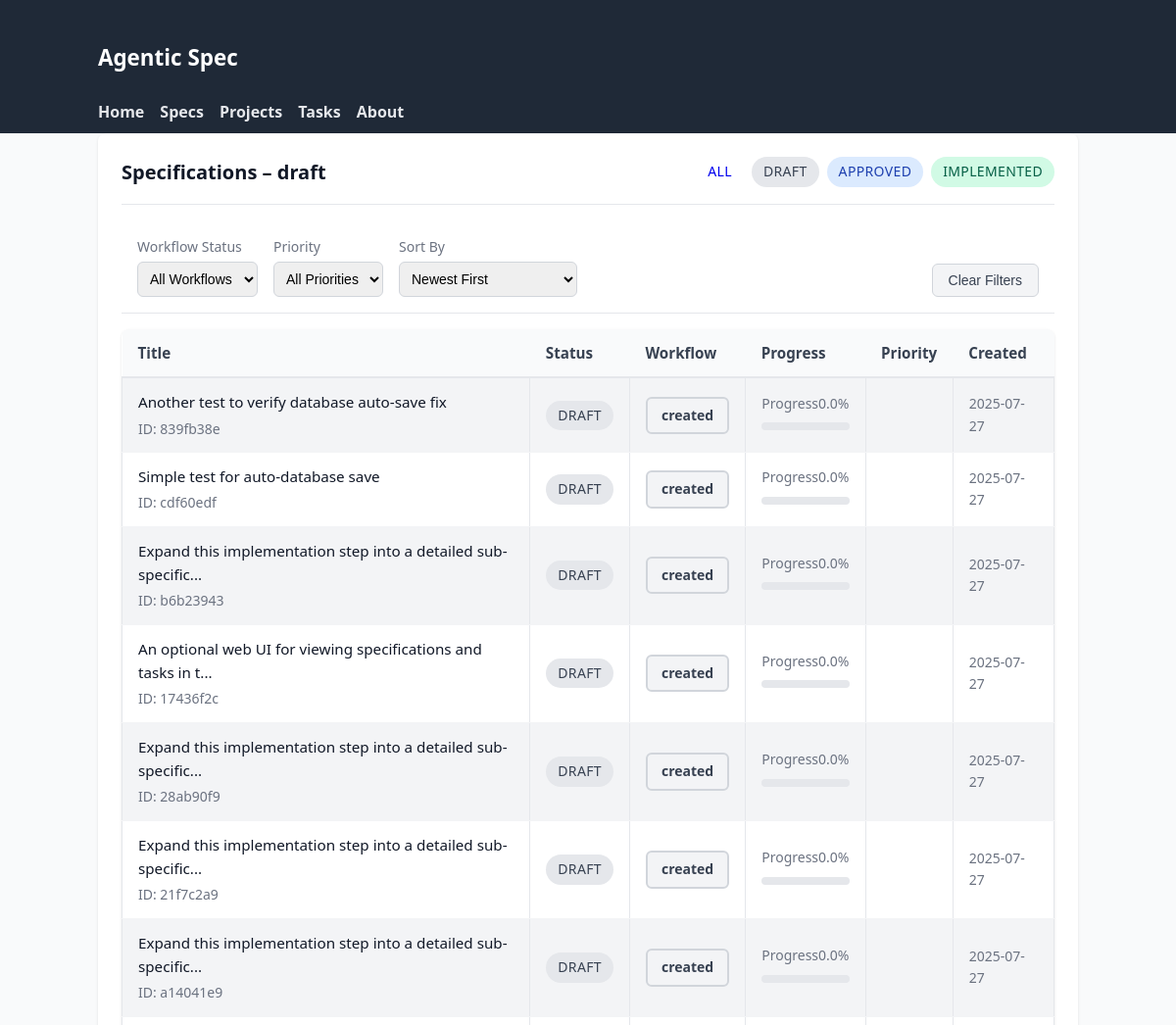
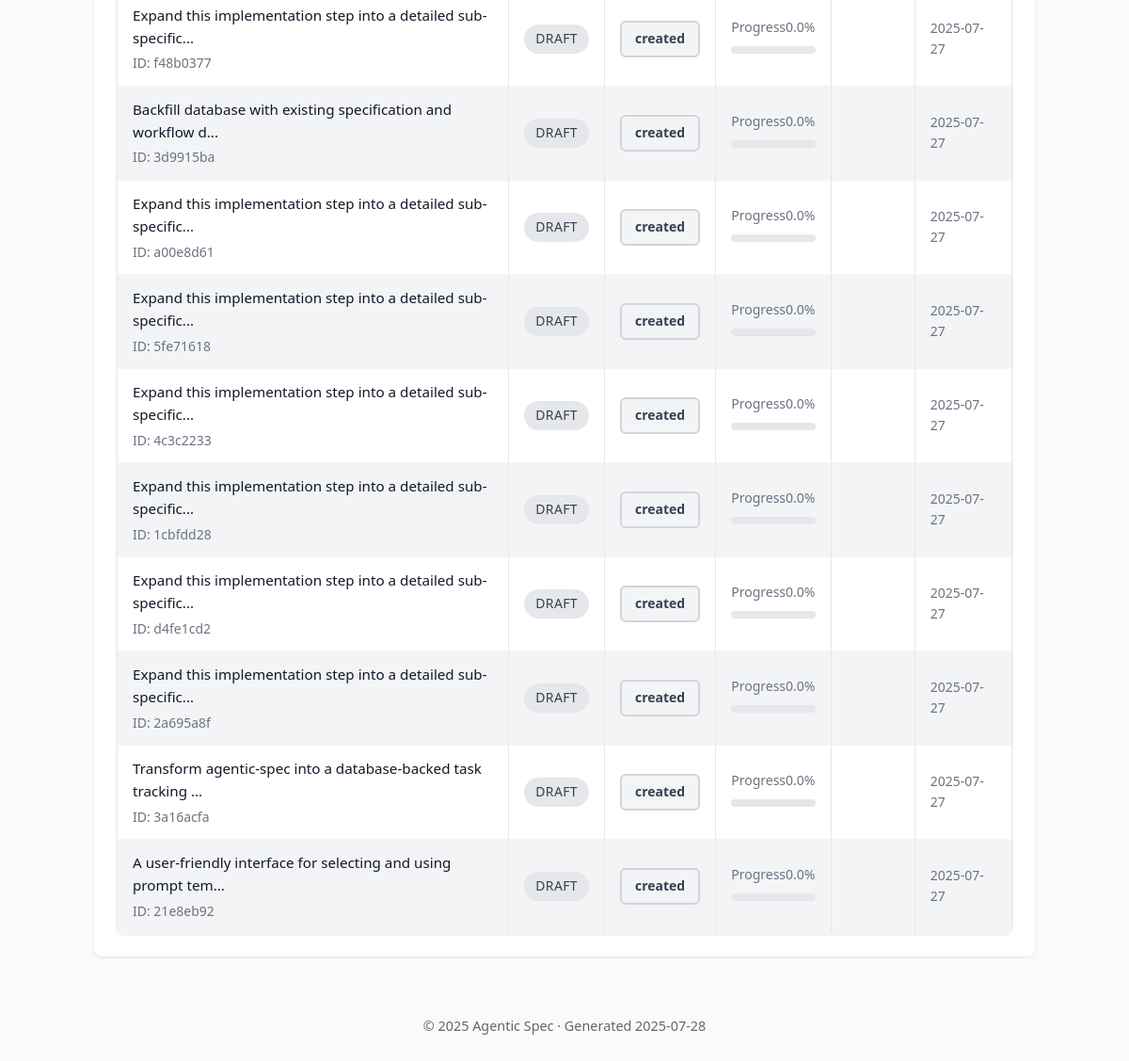
The app's page /specs?status=draft, older data (2 pictures, top to bottom).
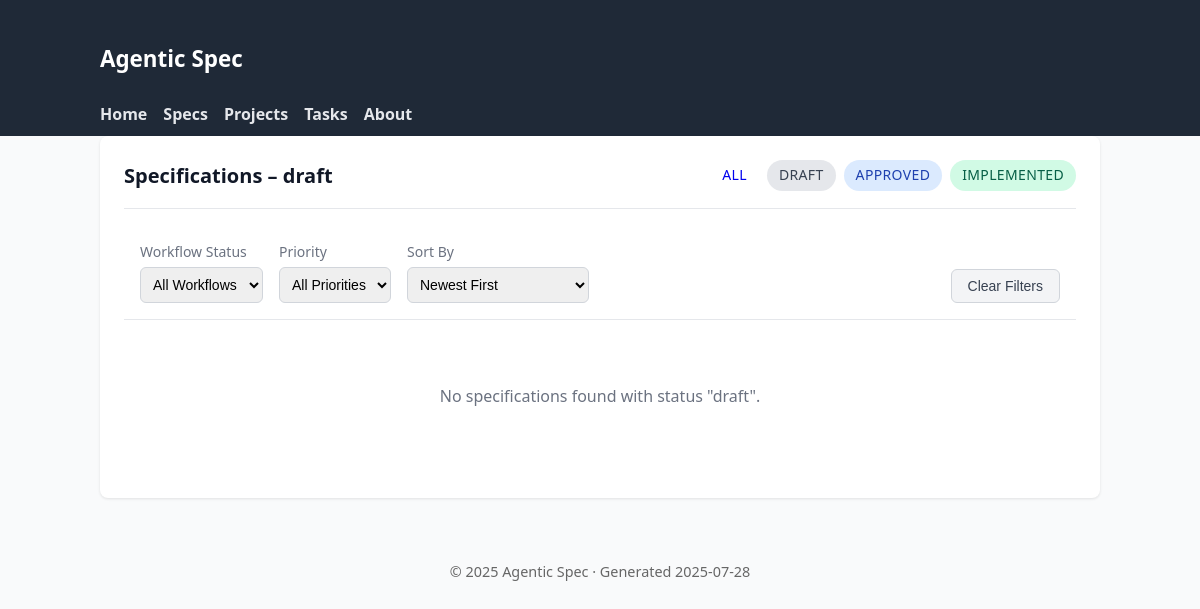
The same page, newer data.
### tables this page shows
CREATE TABLE specifications (
                id TEXT PRIMARY KEY,
                title TEXT NOT NULL,
                inherits TEXT DEFAULT '[]',
                created TIMESTAMP NOT NULL,
                updated TIMESTAMP NOT NULL,
                version TEXT NOT NULL,
                status TEXT NOT NULL,
                parent_spec_id TEXT,
                child_spec_ids TEXT DEFAULT '[]',
                context TEXT NOT NULL,
                requirements TEXT NOT NULL,
                review_notes TEXT DEFAULT '[]',
                context_parameters TEXT,
                -- Enhanced tracking fields
                workflow_status TEXT DEFAULT 'created',
                is_completed BOOLEAN DEFAULT FALSE,
                completed_at TIMESTAMP,
                last_accessed TIMESTAMP,
                completion_percentage REAL DEFAULT 0.0,
                priority INTEGER DEFAULT 5,
                -- Lifecycle timestamps
                reviewed_at TIMESTAMP,
                approved_at TIMESTAMP,
                implemented_at TIMESTAMP,
                -- Metadata tracking
                created_by TEXT DEFAULT 'system',
                last_updated_by TEXT DEFAULT 'system',
                tags TEXT DEFAULT '[]'
            );

### agentic_spec/web_ui.py (the view)
@app.get("/specs", response_class=HTMLResponse)
async def list_specifications(request: Request, status: str | None = None):
    async with await get_db_manager() as manager:
        if status:
            specs = await manager.backend.list_specifications()
            specs = [s for s in specs if s.status.value == status]
        else:
            specs = await manager.backend.list_specifications()
        ctx = base_context(request, title="Specifications")
        ctx.update({"specs": specs, "current_status": status})
        return templates.TemplateResponse("specs_list.html", ctx)

### agentic_spec/web_templates/specs_list.html (shortened to what this page needs)
{% extends 'base.html' %}
{% block content %}
<div class="card">
  <div class="card-header">
    <h2 class="card-title">Specifications{% if current_status %} – {{ current_status }}{% endif %}</h2>
    <div style="display: flex; gap: 0.5rem;">
      <a href="/specs" class="status-badge {% if not current_status %}draft{% endif %}" style="text-decoration: none;">All</a>
      <a href="/specs?status=draft" class="status-badge draft" style="text-decoration: none;">Draft</a>
      <a href="/specs?status=approved" class="status-badge approved" style="text-decoration: none;">Approved</a>
      <a href="/specs?status=implemented" class="status-badge implemented" style="text-decoration: none;">Implemented</a>
    </div>
  </div>
  <div style="display: flex; gap: 1rem; padding: 1rem; border-bottom: 1px solid #e5e7eb; flex-wrap: wrap;">
    <div>
      <label for="workflow-filter" style="display: block; font-size: 0.875rem; color: #6b7280; margin-bottom: 0.25rem;">Workflow Status</label>
      <select id="workflow-filter" style="padding: 0.5rem; border: 1px solid #d1d5db; border-radius: 0.375rem; font-size: 0.875rem;">
        <option value="">All Workflows</option>
      </select>
    </div>
    <div>
      <label for="priority-filter" style="display: block; font-size: 0.875rem; color: #6b7280; margin-bottom: 0.25rem;">Priority</label>
      <select id="priority-filter" style="padding: 0.5rem; border: 1px solid #d1d5db; border-radius: 0.375rem; font-size: 0.875rem;">
        <option value="">All Priorities</option>
      </select>
    </div>
    <div>
      <label for="sort-by" style="display: block; font-size: 0.875rem; color: #6b7280; margin-bottom: 0.25rem;">Sort By</label>
      <select id="sort-by" style="padding: 0.5rem; border: 1px solid #d1d5db; border-radius: 0.375rem; font-size: 0.875rem;">
        <option value="created-desc">Newest First</option>
      </select>
    </div>
    <div style="margin-left: auto; display: flex; align-items: flex-end;">
      <button id="clear-filters" style="padding: 0.5rem 1rem; background: #f3f4f6; color: #374151; border: 1px solid #d1d5db; border-radius: 0.375rem; font-size: 0.875rem; cursor: pointer;">Clear Filters</button>
    </div>
  </div>
  {% if specs %}
  <table>
    <thead>
      <tr>
        <th>Title</th>
        <th>Status</th>
        <th>Workflow</th>
        <th>Progress</th>
        <th>Priority</th>
        <th>Created</th>
      </tr>
    </thead>
    <tbody>
      {% for s in specs %}
      <tr>
        <td>
          <a href="/specs/{{ s.id }}">{{ s.title[:60] }}{% if s.title|length > 60 %}...{% endif %}</a>
          <div class="card-subtitle">ID: {{ s.id }}</div>
        </td>
        <td>
          <span class="status-badge {{ s.status.value }}">{{ s.status.value }}</span>
        </td>
        <td>
          <span class="workflow-badge {{ s.workflow_status.value }}">{{ s.workflow_status.value }}</span>
        </td>
        <td>
          <div class="progress-label">
            <span>Progress</span>
            <span>{{ s.completion_percentage }}%</span>
          </div>
          <div class="progress-bar">
          </div>
        </td>
        <td>
          {% if s.priority %}
          <span class="priority-indicator priority-{{ s.priority.value }}"></span>
          {% else %}
          <span style="color: #9ca3af;">-</span>
          {% endif %}
        </td>
        <td style="font-size: 0.875rem; color: #6b7280;">
          {{ s.created.strftime('%Y-%m-%d') }}
        </td>
      </tr>
      {% endfor %}
    </tbody>
  </table>
  {% else %}
  <p style="color: #6b7280; text-align: center; padding: 3rem 0;">
    No specifications found{% if current_status %} with status "{{ current_status }}"{% endif %}.
  </p>
  {% endif %}
</div>
{% endblock %}

### agentic_spec/web_templates/base.html (shortened to what this page needs)
<!DOCTYPE html>
<html lang="en">
<head>
    <link rel="stylesheet" href="/static/styles.css" />
</head>
<body>
    <header class="site-header" role="banner">
        <div class="container">
            <h1 class="logo"><a href="/">Agentic&nbsp;Spec</a></h1>
            <nav class="primary-nav" aria-label="Primary">
                <a href="/" class="nav-link">Home</a>
                <a href="/specs" class="nav-link">Specs</a>
                <a href="/projects" class="nav-link">Projects</a>
                <a href="/tasks" class="nav-link">Tasks</a>
                <a href="/about" class="nav-link">About</a>
            </nav>
        </div>
    </header>
    <main id="main-content" class="container" role="main">
        {% block content %}{% endblock %}
    </main>
    <footer class="site-footer" role="contentinfo">
        <div class="container">
            <p>&copy; {{ now().year }} Agentic Spec &middot; Generated {{ now().strftime('%Y-%m-%d') }}</p>
        </div>
    </footer>
</body>
</html>

### agentic_spec/web_templates/static/styles.css (style rules this page uses)
body { font-family: system-ui, -apple-system, Segoe UI, Roboto, Helvetica, Arial, sans-serif; margin: 0; background: #f9fafb; color: #111827; line-height: 1.6; }
.container { max-width: 1000px; margin: 0 auto; padding: 0 1rem; }
.site-header { background: #1f2937; color: #fff; padding: 0.5rem 0; }
.logo a { color: #fff; text-decoration: none; font-size: 1.4rem; }
.primary-nav { display: flex; gap: 1rem; flex-wrap: wrap; margin-top: 0.5rem; }
.primary-nav .nav-link { color: #e5e7eb; text-decoration: none; font-weight: 600; }
.status-badge { display: inline-flex; align-items: center; gap: 0.25rem; padding: 0.25rem 0.75rem; border-radius: 9999px; font-size: 0.875rem; font-weight: 500; text-transform: uppercase; letter-spacing: 0.025em; }
.status-badge.draft { background: #e5e7eb; color: #374151; }
.status-badge.approved { background: #dbeafe; color: #1e40af; }
.status-badge.implemented { background: #d1fae5; color: #065f46; }
.card { background: #fff; border-radius: 0.5rem; box-shadow: 0 1px 3px rgba(0,0,0,0.1); padding: 1.5rem; margin-bottom: 1.5rem; }
.card-header { display: flex; justify-content: space-between; align-items: center; margin-bottom: 1rem; padding-bottom: 1rem; border-bottom: 1px solid #e5e7eb; }
.card-title { font-size: 1.25rem; font-weight: 600; color: #111827; margin: 0; }
.site-footer { margin-top: 2rem; font-size: 0.9rem; color: #666; text-align: center; padding: 1rem 0; }

Row changes from the older to the newer data that the page shows:
removed specifications: title "Another test to verify database auto-save fix", id "839fb38e", status.value "DRAFT", workflow_status.value "created", completion_percentage "0.0", created "2025-07-27"
removed specifications: title "Simple test for auto-database save", id "cdf60edf", status.value "DRAFT", workflow_status.value "created", completion_percentage "0.0", created "2025-07-27"
removed specifications: title "Expand this implementation step into a detailed sub-specific", id "b6b23943", status.value "DRAFT", workflow_status.value "created", completion_percentage "0.0", created "2025-07-27"
removed specifications: title "An optional web UI for viewing specifications and tasks in t", id "17436f2c", status.value "DRAFT", workflow_status.value "created", completion_percentage "0.0", created "2025-07-27"
removed specifications: title "Expand this implementation step into a detailed sub-specific", id "28ab90f9", status.value "DRAFT", workflow_status.value "created", completion_percentage "0.0", created "2025-07-27"
removed specifications: title "Expand this implementation step into a detailed sub-specific", id "21f7c2a9", status.value "DRAFT", workflow_status.value "created", completion_percentage "0.0", created "2025-07-27"
removed specifications: title "Expand this implementation step into a detailed sub-specific", id "a14041e9", status.value "DRAFT", workflow_status.value "created", completion_percentage "0.0", created "2025-07-27"
removed specifications: title "Expand this implementation step into a detailed sub-specific", id "f48b0377", status.value "DRAFT", workflow_status.value "created", completion_percentage "0.0", created "2025-07-27"
removed specifications: title "Backfill database with existing specification and workflow d", id "3d9915ba", status.value "DRAFT", workflow_status.value "created", completion_percentage "0.0", created "2025-07-27"
removed specifications: title "Expand this implementation step into a detailed sub-specific", id "a00e8d61", status.value "DRAFT", workflow_status.value "created", completion_percentage "0.0", created "2025-07-27"
removed specifications: title "Expand this implementation step into a detailed sub-specific", id "5fe71618", status.value "DRAFT", workflow_status.value "created", completion_percentage "0.0", created "2025-07-27"
removed specifications: title "Expand this implementation step into a detailed sub-specific", id "4c3c2233", status.value "DRAFT", workflow_status.value "created", completion_percentage "0.0", created "2025-07-27"
removed specifications: title "Expand this implementation step into a detailed sub-specific", id "1cbfdd28", status.value "DRAFT", workflow_status.value "created", completion_percentage "0.0", created "2025-07-27"
removed specifications: title "Expand this implementation step into a detailed sub-specific", id "d4fe1cd2", status.value "DRAFT", workflow_status.value "created", completion_percentage "0.0", created "2025-07-27"
removed specifications: title "Expand this implementation step into a detailed sub-specific", id "2a695a8f", status.value "DRAFT", workflow_status.value "created", completion_percentage "0.0", created "2025-07-27"
removed specifications: title "Transform agentic-spec into a database-backed task tracking", id "3a16acfa", status.value "DRAFT", workflow_status.value "created", completion_percentage "0.0", created "2025-07-27"
removed specifications: title "A user-friendly interface for selecting and using prompt tem", id "21e8eb92", status.value "DRAFT", workflow_status.value "created", completion_percentage "0.0", created "2025-07-27"
Text that changed along with them:
{{ current_status }}: (not shown) → "draft"
text no longer shown: "Title Status Workflow Progress Priority Created"
text now shown: "No specifications found with status \" \" ."
